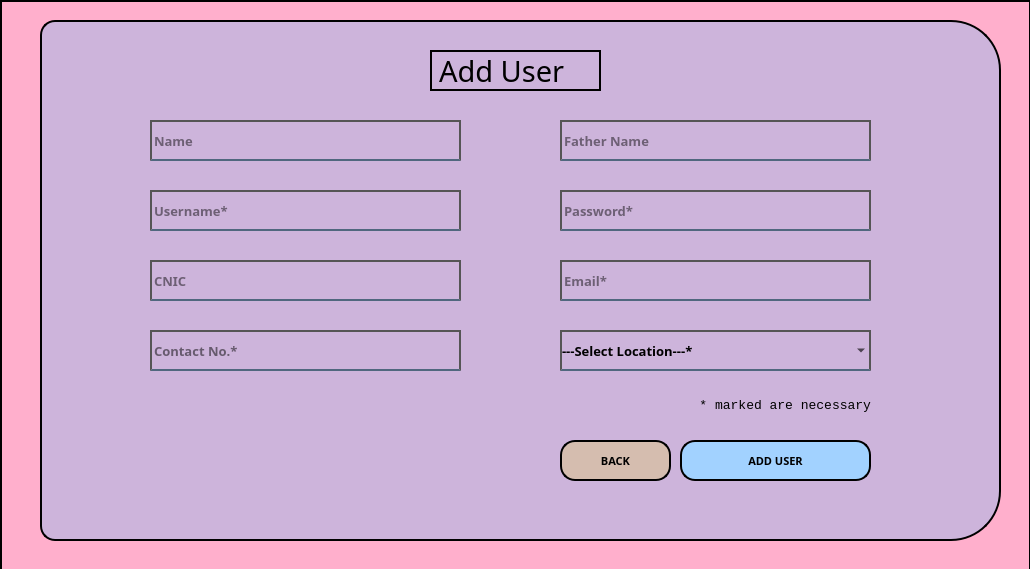
<?xml version="1.0" encoding="UTF-8"?>
<ui version="4.0">
 <class>MainWindow</class>
 <widget class="QMainWindow" name="MainWindow">
  <property name="geometry">
   <rect>
    <x>0</x>
    <y>0</y>
    <width>1030</width>
    <height>569</height>
   </rect>
  </property>
  <property name="windowTitle">
   <string>MainWindow</string>
  </property>
  <widget class="QWidget" name="centralwidget">
   <widget class="QWidget" name="widget" native="true">
    <property name="geometry">
     <rect>
      <x>0</x>
      <y>0</y>
      <width>1031</width>
      <height>571</height>
     </rect>
    </property>
    <property name="styleSheet">
     <string notr="true">background-color: #ffafcc;
border-color: rgb(0, 0, 0);
border: 2px solid black;</string>
    </property>
    <widget class="QLabel" name="label_2">
     <property name="geometry">
      <rect>
       <x>40</x>
       <y>20</y>
       <width>961</width>
       <height>521</height>
      </rect>
     </property>
     <property name="styleSheet">
      <string notr="true">border-top-right-radius:50px;
border-bottom-right-radius:50px;
border-top-left-radius:15px;
border-bottom-left-radius:15px;
background-color: #cdb4db;
 

   

</string>
     </property>
     <property name="text">
      <string/>
     </property>
    </widget>
    <widget class="QLabel" name="label_3">
     <property name="geometry">
      <rect>
       <x>430</x>
       <y>50</y>
       <width>171</width>
       <height>41</height>
      </rect>
     </property>
     <property name="font">
      <font>
       <family>Bauhaus 93</family>
       <pointsize>22</pointsize>
       <weight>50</weight>
       <bold>false</bold>
       <kerning>true</kerning>
      </font>
     </property>
     <property name="styleSheet">
      <string notr="true">background-color: #cdb4db;</string>
     </property>
     <property name="text">
      <string>Add User</string>
     </property>
    </widget>
    <widget class="QLineEdit" name="txtContact">
     <property name="geometry">
      <rect>
       <x>150</x>
       <y>330</y>
       <width>311</width>
       <height>41</height>
      </rect>
     </property>
     <property name="font">
      <font>
       <family>Century Gothic</family>
       <pointsize>10</pointsize>
       <weight>75</weight>
       <bold>true</bold>
      </font>
     </property>
     <property name="autoFillBackground">
      <bool>false</bool>
     </property>
     <property name="styleSheet">
      <string notr="true">background-color:rgba(0,0,0,0);
border: 2px solid #555555;
border-bottom:2px solid rgba(46,82,101,200);
color:r#555555;
padding-bottom:0px;	</string>
     </property>
     <property name="alignment">
      <set>Qt::AlignLeading|Qt::AlignLeft|Qt::AlignVCenter</set>
     </property>
     <property name="placeholderText">
      <string>Contact No.*</string>
     </property>
    </widget>
    <widget class="QLineEdit" name="txtPassword">
     <property name="geometry">
      <rect>
       <x>560</x>
       <y>190</y>
       <width>311</width>
       <height>41</height>
      </rect>
     </property>
     <property name="font">
      <font>
       <family>Century Gothic</family>
       <pointsize>10</pointsize>
       <weight>75</weight>
       <bold>true</bold>
      </font>
     </property>
     <property name="styleSheet">
      <string notr="true">border: 2px solid #555555;
background-color:rgba(0,0,0,0);
border-bottom:2px solid rgba(46,82,101,200);
color:rgba(0,0,0,240);
padding-bottom:0px;	</string>
     </property>
     <property name="echoMode">
      <enum>QLineEdit::Password</enum>
     </property>
     <property name="placeholderText">
      <string>Password*</string>
     </property>
    </widget>
    <widget class="QPushButton" name="btnAdd">
     <property name="geometry">
      <rect>
       <x>680</x>
       <y>440</y>
       <width>191</width>
       <height>41</height>
      </rect>
     </property>
     <property name="font">
      <font>
       <family>Century Gothic</family>
       <pointsize>8</pointsize>
       <weight>75</weight>
       <bold>true</bold>
       <underline>false</underline>
      </font>
     </property>
     <property name="styleSheet">
      <string notr="true">QPushButton {
	background-color: #a2d2ff;
    border-radius: 15px;
    color: black;
    padding: 8px 16px;
}

QPushButton:hover {
	background-color: #bde0fe;
    text-decoration: underline;
}

QPushButton:pressed {
	background-color: #a2d2ff;
}</string>
     </property>
     <property name="text">
      <string>ADD USER</string>
     </property>
    </widget>
    <widget class="QPushButton" name="btnBack">
     <property name="geometry">
      <rect>
       <x>560</x>
       <y>440</y>
       <width>111</width>
       <height>41</height>
      </rect>
     </property>
     <property name="font">
      <font>
       <family>Century Gothic</family>
       <pointsize>8</pointsize>
       <weight>75</weight>
       <bold>true</bold>
       <underline>false</underline>
      </font>
     </property>
     <property name="styleSheet">
      <string notr="true">QPushButton {
	background-color: #d5bdaf;
    border-radius: 15px;
    color: black;
    padding: 8px 16px;
}

QPushButton:hover {
	background-color: #e3d5ca;
	text-decoration: underline;
}

QPushButton:pressed {
	background-color: #d5bdaf;
}
</string>
     </property>
     <property name="text">
      <string>BACK</string>
     </property>
    </widget>
    <widget class="QLineEdit" name="txtUsername">
     <property name="geometry">
      <rect>
       <x>150</x>
       <y>190</y>
       <width>311</width>
       <height>41</height>
      </rect>
     </property>
     <property name="font">
      <font>
       <family>Century Gothic</family>
       <pointsize>10</pointsize>
       <weight>75</weight>
       <bold>true</bold>
      </font>
     </property>
     <property name="styleSheet">
      <string notr="true">background-color:rgba(0,0,0,0);
border: 2px solid #555555;
border-bottom:2px solid rgba(46,82,101,200);
color:rgba(0,0,0,240);
padding-bottom:0px;	</string>
     </property>
     <property name="alignment">
      <set>Qt::AlignLeading|Qt::AlignLeft|Qt::AlignVCenter</set>
     </property>
     <property name="placeholderText">
      <string>Username*</string>
     </property>
    </widget>
    <widget class="QLineEdit" name="txtEmail">
     <property name="geometry">
      <rect>
       <x>560</x>
       <y>260</y>
       <width>311</width>
       <height>41</height>
      </rect>
     </property>
     <property name="font">
      <font>
       <family>Century Gothic</family>
       <pointsize>10</pointsize>
       <weight>75</weight>
       <bold>true</bold>
      </font>
     </property>
     <property name="styleSheet">
      <string notr="true">background-color:rgba(0,0,0,0);
border: 2px solid #555555;
border-bottom:2px solid rgba(46,82,101,200);
color:rgba(0,0,0,240);
padding-bottom:0px;	</string>
     </property>
     <property name="alignment">
      <set>Qt::AlignLeading|Qt::AlignLeft|Qt::AlignVCenter</set>
     </property>
     <property name="placeholderText">
      <string>Email*</string>
     </property>
    </widget>
    <widget class="QComboBox" name="comboLocation">
     <property name="geometry">
      <rect>
       <x>560</x>
       <y>330</y>
       <width>311</width>
       <height>41</height>
      </rect>
     </property>
     <property name="font">
      <font>
       <family>Century Gothic</family>
       <pointsize>10</pointsize>
       <weight>75</weight>
       <bold>true</bold>
      </font>
     </property>
     <property name="styleSheet">
      <string notr="true">background-color:rgba(0,0,0,0);
border: 2px solid #555555;
border-bottom:2px solid rgba(46,82,101,200);
color:r#555555;
padding-bottom:0px;	</string>
     </property>
     <property name="editable">
      <bool>false</bool>
     </property>
     <property name="currentText">
      <string>---Select Location---*</string>
     </property>
     <property name="currentIndex">
      <number>0</number>
     </property>
     <property name="placeholderText">
      <string notr="true"/>
     </property>
     <property name="duplicatesEnabled">
      <bool>false</bool>
     </property>
     <item>
      <property name="text">
       <string>---Select Location---*</string>
      </property>
     </item>
    </widget>
    <widget class="QLineEdit" name="txtFName">
     <property name="geometry">
      <rect>
       <x>560</x>
       <y>120</y>
       <width>311</width>
       <height>41</height>
      </rect>
     </property>
     <property name="font">
      <font>
       <family>Century Gothic</family>
       <pointsize>10</pointsize>
       <weight>75</weight>
       <bold>true</bold>
      </font>
     </property>
     <property name="styleSheet">
      <string notr="true">background-color:rgba(0,0,0,0);
border: 2px solid #555555;
border-bottom:2px solid rgba(46,82,101,200);
color:rgba(0,0,0,240);
padding-bottom:0px;	</string>
     </property>
     <property name="alignment">
      <set>Qt::AlignLeading|Qt::AlignLeft|Qt::AlignVCenter</set>
     </property>
     <property name="placeholderText">
      <string>Father Name</string>
     </property>
    </widget>
    <widget class="QLineEdit" name="txtCNIC">
     <property name="geometry">
      <rect>
       <x>150</x>
       <y>260</y>
       <width>311</width>
       <height>41</height>
      </rect>
     </property>
     <property name="font">
      <font>
       <family>Century Gothic</family>
       <pointsize>10</pointsize>
       <weight>75</weight>
       <bold>true</bold>
      </font>
     </property>
     <property name="styleSheet">
      <string notr="true">background-color:rgba(0,0,0,0);
border: 2px solid #555555;
border-bottom:2px solid rgba(46,82,101,200);
color:rgba(0,0,0,240);
padding-bottom:0px;	</string>
     </property>
     <property name="alignment">
      <set>Qt::AlignLeading|Qt::AlignLeft|Qt::AlignVCenter</set>
     </property>
     <property name="placeholderText">
      <string>CNIC</string>
     </property>
    </widget>
    <widget class="QLineEdit" name="txtName">
     <property name="geometry">
      <rect>
       <x>150</x>
       <y>120</y>
       <width>311</width>
       <height>41</height>
      </rect>
     </property>
     <property name="font">
      <font>
       <family>Century Gothic</family>
       <pointsize>10</pointsize>
       <weight>75</weight>
       <bold>true</bold>
      </font>
     </property>
     <property name="styleSheet">
      <string notr="true">background-color:rgba(0,0,0,0);
border: 2px solid #555555;
border-bottom:2px solid rgba(46,82,101,200);
color:rgba(0,0,0,240);
padding-bottom:0px;	</string>
     </property>
     <property name="alignment">
      <set>Qt::AlignLeading|Qt::AlignLeft|Qt::AlignVCenter</set>
     </property>
     <property name="placeholderText">
      <string>Name</string>
     </property>
    </widget>
    <widget class="QLabel" name="comments">
     <property name="geometry">
      <rect>
       <x>150</x>
       <y>390</y>
       <width>721</width>
       <height>31</height>
      </rect>
     </property>
     <property name="font">
      <font>
       <family>Courier New</family>
       <pointsize>10</pointsize>
       <kerning>false</kerning>
      </font>
     </property>
     <property name="styleSheet">
      <string notr="true">background-color: rgba(0, 0, 0, 0);
border: 0px;</string>
     </property>
     <property name="text">
      <string>* marked are necessary</string>
     </property>
     <property name="alignment">
      <set>Qt::AlignRight|Qt::AlignTrailing|Qt::AlignVCenter</set>
     </property>
    </widget>
   </widget>
  </widget>
 </widget>
 <resources>
  <include location="../res.qrc"/>
 </resources>
 <connections/>
</ui>
